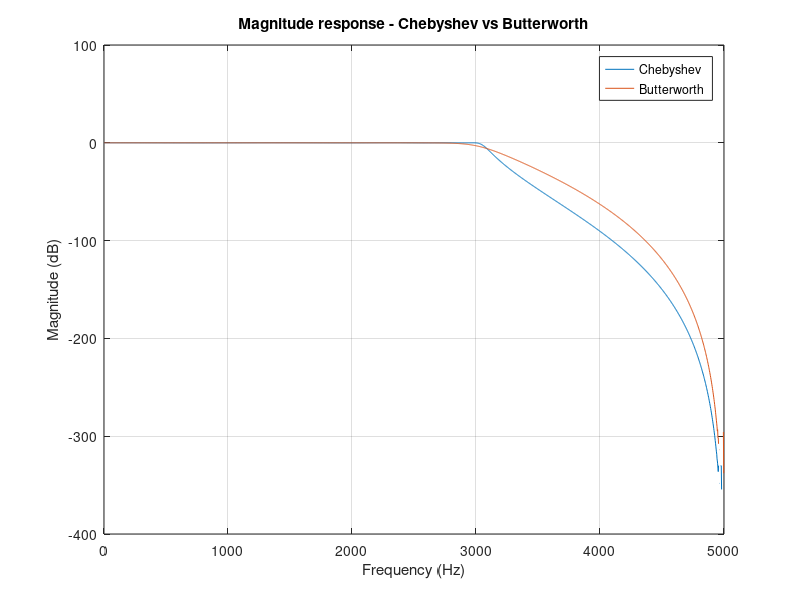
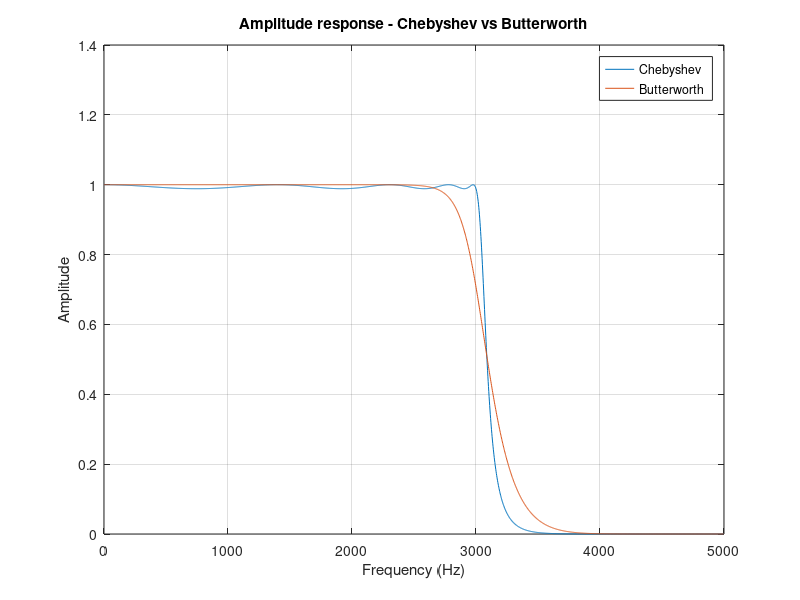

Reproduce these figures in MATLAB, in order.
close all;
clear all;

% Initialise variables
fs = 10000; % Sampling frequency (Hz)
fc = 3000; % Cutoff frequency (Hz)
tb = 400; % Transition bandwidth (Hz)
sba = 35; % Stop band attenuation (dB)
pbr = 0.1; % Pass band ripple (Hz)

nf = fs/2; % Nyquist frequency (Hz)
pcf = fc/nf;
scf = (fc+tb)/nf; % Stop band cutoff frequency (Hz)

% Determine the order of the filter
[n,scf] = cheb1ord(pcf,scf,pbr,sba);

% Calculate filter coefficients (Chebyshev)
[b,a] = cheby1(n,pbr,pcf);

% Calculate filer coefficients (Butterworth)
fNorm = fc/(fs/2);
[b2,a2] = butter(n,fNorm);

% Calculate and plot magnitude responses
[h,f] = freqz(b,a,2048,fs);
[h2,f2] = freqz(b2,a2,2048,fs);
plot(f,20*log10(abs(h)),f2,20*log10(abs(h2)));
title('Magnitude response - Chebyshev vs Butterworth');
xlabel('Frequency (Hz)');
ylabel('Magnitude (dB)');
legend('Chebyshev','Butterworth');
grid on;

% Plot amplitude response
figure();
plot(f,abs(h),f2,abs(h2));
title('Amplitude response - Chebyshev vs Butterworth');
xlabel('Frequency (Hz)');
ylabel('Amplitude');
legend('Chebyshev','Butterworth');
grid on;